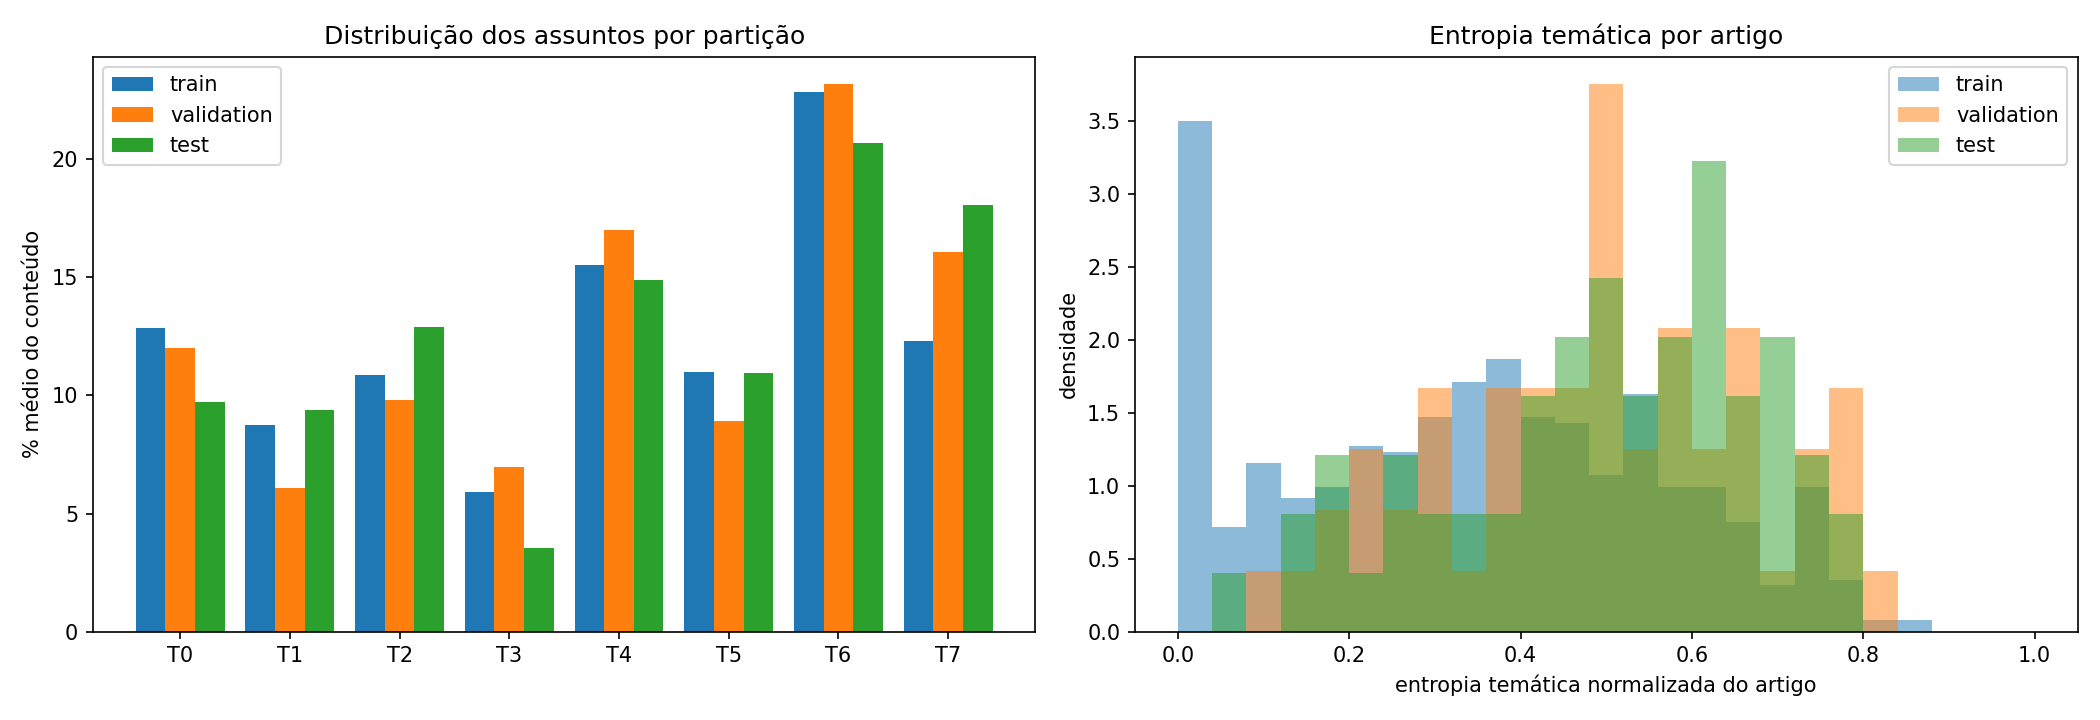

Recreate this plot in Python.
"""
Diversidade temática do WikiText-2: número de tópicos, distribuição dos assuntos
e entropia temática, usando LDA (Latent Dirichlet Allocation).

Uso:
    python tematica.py

Precisa do separar_artigos.py e dos arquivos wiki2_*.txt na mesma pasta.
Requer: pip install scikit-learn pandas matplotlib numpy
"""

import numpy as np
import pandas as pd
import matplotlib.pyplot as plt
from sklearn.feature_extraction.text import CountVectorizer
from sklearn.decomposition import LatentDirichletAllocation

from separar_artigos import PARTICOES, separar_artigos, nivel_do_titulo

# ---------------------------------------------------------------- configuração
VALORES_K = [5, 8, 10, 15, 20, 25, 30]   # números de tópicos testados
K_FIXO = None        # ponha um número (ex.: 15) para pular a busca e usar esse K
N_PALAVRAS_TOPO = 10 # palavras exibidas por tópico
SEMENTE = 42


# ---------------------------------------------------------------- dados
def documentos(particao):
    """Um documento por artigo: texto em minúsculas, só palavras, sem títulos."""
    titulos, textos = [], []
    for art in separar_artigos(f"wiki2_{particao}.txt"):
        palavras = []
        for linha in art["linhas"]:
            if not linha.strip() or nivel_do_titulo(linha)[0] is not None:
                continue
            palavras.extend(p.lower() for p in linha.split() if p.isalpha())
        titulos.append(art["titulo"])
        textos.append(" ".join(palavras))
    return titulos, textos


# ---------------------------------------------------------------- coerência
def coerencia_npmi(modelo, X_binaria, n=N_PALAVRAS_TOPO):
    """Coerência NPMI média dos tópicos (de -1 a 1; maior = tópicos mais coerentes).

    Para cada par de palavras do topo de um tópico, mede o quanto elas aparecem
    juntas nos mesmos artigos além do que se esperaria por acaso (PMI
    normalizado). Tópicos coerentes reúnem palavras que de fato andam juntas.
    """
    n_docs = X_binaria.shape[0]
    df = np.asarray(X_binaria.sum(axis=0)).ravel() / n_docs
    notas = []
    for pesos in modelo.components_:
        topo = pesos.argsort()[::-1][:n]
        conjunta = (X_binaria[:, topo].T @ X_binaria[:, topo]).toarray() / n_docs
        pares = []
        for i in range(1, n):
            for j in range(i):
                p_ij = conjunta[i, j]
                if p_ij == 0:
                    pares.append(-1.0)            # nunca aparecem juntas
                elif p_ij == 1:
                    pares.append(1.0)
                else:
                    pmi = np.log(p_ij / (df[topo[i]] * df[topo[j]]))
                    pares.append(pmi / -np.log(p_ij))
        notas.append(np.mean(pares))
    return float(np.mean(notas))


def treinar_lda(X, k):
    lda = LatentDirichletAllocation(n_components=k, learning_method="batch",
                                    max_iter=30, random_state=SEMENTE)
    lda.fit(X)
    return lda


# ---------------------------------------------------------------- entropia
def entropia(p, k):
    """Entropia de Shannon (em bits) e a versão normalizada por log2(K).

    Normalizada: 0 = um único tema, 1 = todos os K temas com o mesmo peso.
    """
    p = np.asarray(p, dtype=float)
    p = p / p.sum()
    p = p[p > 0]
    h = float(-(p * np.log2(p)).sum())
    return h, h / np.log2(k)


# ---------------------------------------------------------------- análise
def main():
    dados = {p: documentos(p) for p in PARTICOES}

    # O vocabulário e o LDA são aprendidos só no treino; validação e teste são
    # projetados nos mesmos tópicos, para que as partições sejam comparáveis.
    vetorizador = CountVectorizer(stop_words="english", min_df=5, max_df=0.5)
    X = {"train": vetorizador.fit_transform(dados["train"][1])}
    for p in ["validation", "test"]:
        X[p] = vetorizador.transform(dados[p][1])
    vocabulario = vetorizador.get_feature_names_out()
    X_binaria = (X["train"] > 0).astype(int)
    print(f"Vocabulário do LDA: {len(vocabulario):,} palavras "
          f"(sem stopwords, presentes em 5+ artigos e em no máx. 50% deles)\n")

    # ------------------------------------------------ 1. Número de tópicos
    print("=" * 70)
    print("1. Número de tópicos")
    if K_FIXO:
        k = K_FIXO
        lda = treinar_lda(X["train"], k)
        print(f"  K fixado em {k}")
    else:
        busca = []
        for kk in VALORES_K:
            modelo = treinar_lda(X["train"], kk)
            busca.append({"K": kk,
                          "coerencia": coerencia_npmi(modelo, X_binaria),
                          "perplexidade_val": modelo.perplexity(X["validation"]),
                          "modelo": modelo})
            print(f"  K = {kk:>2}  coerência NPMI = {busca[-1]['coerencia']:7.3f}"
                  f"   perplexidade (validação) = {busca[-1]['perplexidade_val']:9.1f}")
        melhor = max(busca, key=lambda b: b["coerencia"])
        k, lda = melhor["K"], melhor["modelo"]
        print(f"  -> K escolhido: {k} (maior coerência)")

        fig, ax1 = plt.subplots(figsize=(7, 4))
        ax1.plot([b["K"] for b in busca], [b["coerencia"] for b in busca], "o-")
        ax1.set_xlabel("número de tópicos (K)")
        ax1.set_ylabel("coerência NPMI (maior = melhor)")
        ax1.set_title("Escolha do número de tópicos")
        ax1.axvline(k, linestyle="--", alpha=0.5)
        fig.tight_layout()
        fig.savefig("tematica_k.png", dpi=150)
        plt.close(fig)

    print(f"\n  Palavras mais prováveis de cada tópico (K = {k}):")
    for t, pesos in enumerate(lda.components_):
        topo = [vocabulario[i] for i in pesos.argsort()[::-1][:N_PALAVRAS_TOPO]]
        print(f"  T{t:<3} {', '.join(topo)}")

    # ------------------------------------------------ 2. Distribuição dos assuntos
    print("\n" + "=" * 70)
    print("2. Distribuição dos assuntos")
    registros, proporcao_media, dominantes = [], {}, {}
    for p in PARTICOES:
        theta = lda.transform(X[p])                 # mistura de tópicos de cada artigo
        proporcao_media[p] = theta.mean(axis=0)
        dominantes[p] = np.bincount(theta.argmax(axis=1), minlength=k) / len(theta)
        for titulo, mistura in zip(dados[p][0], theta):
            h, h_norm = entropia(mistura, k)
            registros.append({"particao": p, "titulo": titulo,
                              "topico_dominante": int(mistura.argmax()),
                              "peso_dominante": float(mistura.max()),
                              "entropia_bits": h, "entropia_norm": h_norm})
    df = pd.DataFrame(registros)
    df.to_csv("tematica_artigos.csv", index=False)

    tabela = pd.DataFrame({f"{p} (%)": 100 * dominantes[p] for p in PARTICOES})
    tabela.index = [f"T{t}" for t in range(k)]
    print("  Porcentagem de artigos em que cada tópico é o dominante:")
    print(tabela.round(1).to_string())
    print(f"\n  Tópicos que dominam pelo menos 1 artigo (treino): "
          f"{int((dominantes['train'] > 0).sum())} de {k}")

    # ------------------------------------------------ 3. Entropia temática
    print("\n" + "=" * 70)
    print("3. Entropia temática")
    print("  Por artigo (mistura de tópicos dentro de cada artigo):")
    print(df.groupby("particao", sort=False)["entropia_norm"]
          .agg(media="mean", mediana="median", desvio="std", minimo="min", maximo="max")
          .round(3).to_string())

    print("\n  Por partição (como os artigos se distribuem entre os tópicos):")
    print(f"  {'Partição':<12}{'H (bits)':>10}{'H normalizada':>16}")
    for p in PARTICOES:
        h, h_norm = entropia(dominantes[p] + 1e-12, k)
        print(f"  {p:<12}{h:>10.2f}{h_norm:>16.3f}")
    print(f"  (máximo possível: log2({k}) = {np.log2(k):.2f} bits)")

    print("\n  Artigos mais focados (menor entropia) e mais mistos (maior entropia):")
    treino = df[df["particao"] == "train"]
    for _, l in treino.nsmallest(3, "entropia_norm").iterrows():
        print(f"    focado  {l['entropia_norm']:.2f}  {l['titulo']}  (T{l['topico_dominante']})")
    for _, l in treino.nlargest(3, "entropia_norm").iterrows():
        print(f"    misto   {l['entropia_norm']:.2f}  {l['titulo']}")

    # ------------------------------------------------ gráficos
    fig, (ax1, ax2) = plt.subplots(1, 2, figsize=(14, 4.8))
    largura = 0.27
    for i, p in enumerate(PARTICOES):
        ax1.bar(np.arange(k) + (i - 1) * largura, 100 * proporcao_media[p], largura, label=p)
    ax1.set_xticks(range(k))
    ax1.set_xticklabels([f"T{t}" for t in range(k)], rotation=90 if k > 15 else 0)
    ax1.set_ylabel("% médio do conteúdo")
    ax1.set_title("Distribuição dos assuntos por partição")
    ax1.legend()

    for p in PARTICOES:
        ax2.hist(df.loc[df["particao"] == p, "entropia_norm"], bins=25,
                 range=(0, 1), density=True, alpha=0.5, label=p)
    ax2.set_xlabel("entropia temática normalizada do artigo")
    ax2.set_ylabel("densidade")
    ax2.set_title("Entropia temática por artigo")
    ax2.legend()

    fig.tight_layout()
    fig.savefig("tematica.png", dpi=150)
    plt.close(fig)
    print("\nArquivos salvos: tematica_artigos.csv, tematica.png"
          + ("" if K_FIXO else ", tematica_k.png"))


if __name__ == "__main__":
    main()
